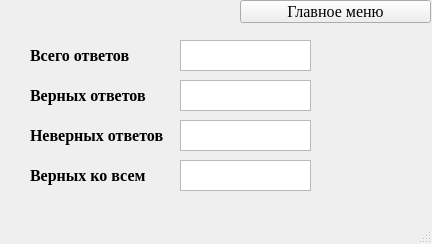
<?xml version="1.0" encoding="UTF-8"?>
<ui version="4.0">
 <class>Statistics</class>
 <widget class="QMainWindow" name="Statistics">
  <property name="geometry">
   <rect>
    <x>0</x>
    <y>0</y>
    <width>432</width>
    <height>244</height>
   </rect>
  </property>
  <property name="font">
   <font>
    <family>Times New Roman</family>
    <pointsize>12</pointsize>
    <weight>75</weight>
    <bold>true</bold>
   </font>
  </property>
  <property name="windowTitle">
   <string>MainWindow</string>
  </property>
  <widget class="QWidget" name="centralwidget">
   <widget class="QLabel" name="label">
    <property name="geometry">
     <rect>
      <x>30</x>
      <y>40</y>
      <width>131</width>
      <height>31</height>
     </rect>
    </property>
    <property name="text">
     <string>Всего ответов</string>
    </property>
   </widget>
   <widget class="QTextEdit" name="textEdit">
    <property name="geometry">
     <rect>
      <x>180</x>
      <y>40</y>
      <width>131</width>
      <height>31</height>
     </rect>
    </property>
    <property name="readOnly">
     <bool>true</bool>
    </property>
   </widget>
   <widget class="QPushButton" name="pushButton">
    <property name="geometry">
     <rect>
      <x>240</x>
      <y>0</y>
      <width>191</width>
      <height>23</height>
     </rect>
    </property>
    <property name="font">
     <font>
      <family>Times New Roman</family>
      <pointsize>12</pointsize>
      <weight>50</weight>
      <bold>false</bold>
     </font>
    </property>
    <property name="text">
     <string>Главное меню</string>
    </property>
   </widget>
   <widget class="QLabel" name="label_2">
    <property name="geometry">
     <rect>
      <x>30</x>
      <y>80</y>
      <width>131</width>
      <height>31</height>
     </rect>
    </property>
    <property name="text">
     <string>Верных ответов</string>
    </property>
   </widget>
   <widget class="QTextEdit" name="textEdit_2">
    <property name="geometry">
     <rect>
      <x>180</x>
      <y>80</y>
      <width>131</width>
      <height>31</height>
     </rect>
    </property>
    <property name="readOnly">
     <bool>true</bool>
    </property>
   </widget>
   <widget class="QLabel" name="label_3">
    <property name="geometry">
     <rect>
      <x>30</x>
      <y>120</y>
      <width>141</width>
      <height>31</height>
     </rect>
    </property>
    <property name="text">
     <string>Неверных ответов</string>
    </property>
   </widget>
   <widget class="QTextEdit" name="textEdit_3">
    <property name="geometry">
     <rect>
      <x>180</x>
      <y>120</y>
      <width>131</width>
      <height>31</height>
     </rect>
    </property>
    <property name="readOnly">
     <bool>true</bool>
    </property>
   </widget>
   <widget class="QLabel" name="label_4">
    <property name="geometry">
     <rect>
      <x>30</x>
      <y>160</y>
      <width>131</width>
      <height>31</height>
     </rect>
    </property>
    <property name="text">
     <string>Верных ко всем</string>
    </property>
   </widget>
   <widget class="QTextEdit" name="textEdit_4">
    <property name="geometry">
     <rect>
      <x>180</x>
      <y>160</y>
      <width>131</width>
      <height>31</height>
     </rect>
    </property>
    <property name="readOnly">
     <bool>true</bool>
    </property>
   </widget>
  </widget>
  <widget class="QMenuBar" name="menubar">
   <property name="geometry">
    <rect>
     <x>0</x>
     <y>0</y>
     <width>432</width>
     <height>25</height>
    </rect>
   </property>
  </widget>
  <widget class="QStatusBar" name="statusbar"/>
 </widget>
 <resources/>
 <connections/>
</ui>
